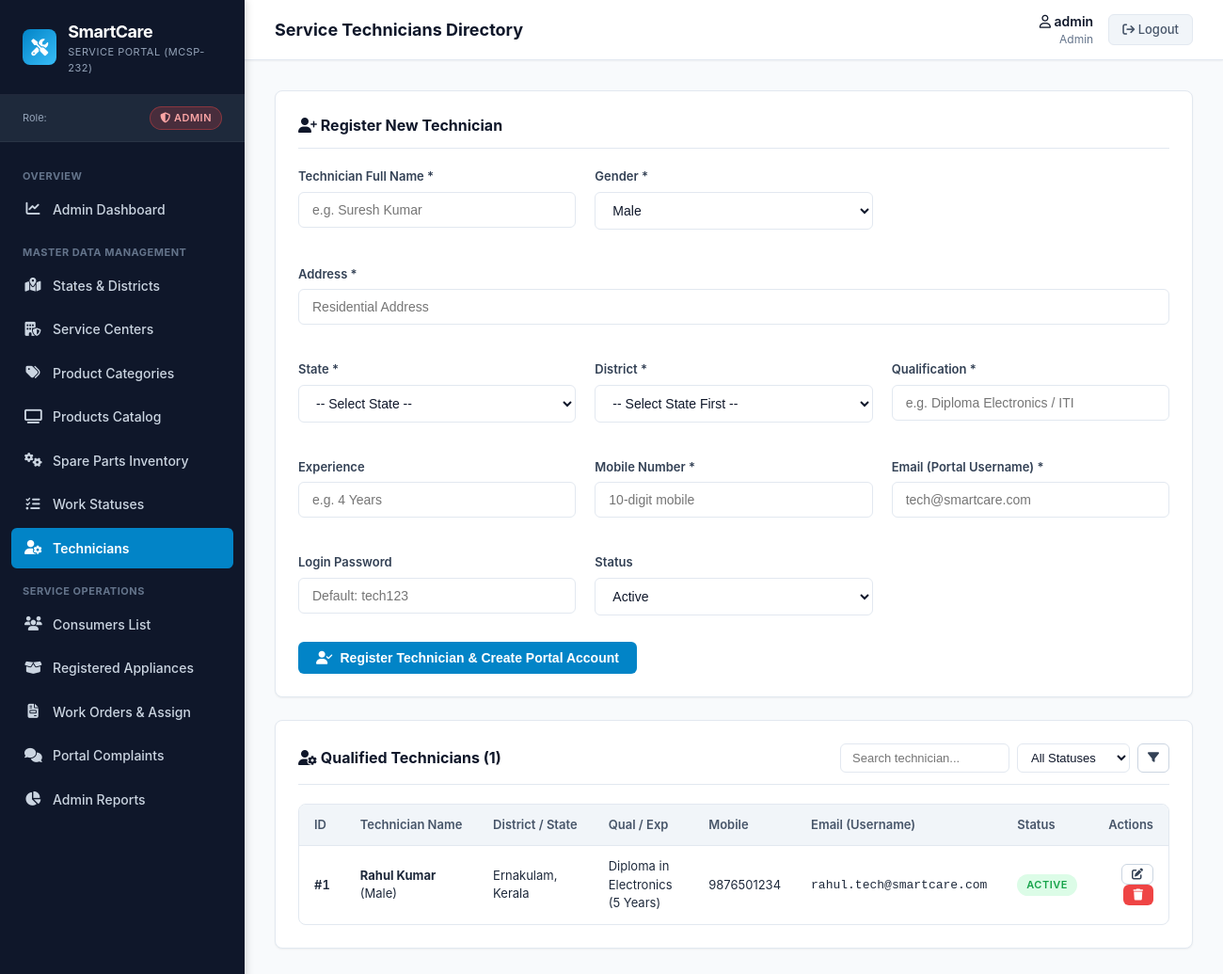
/manage/technicians/ (signed in), run on the app's committed database.
### accounts/models.py (models this page shows, shortened)
class Technician(models.Model):
    techid = models.AutoField(primary_key=True)
    tech_name = models.CharField(max_length=30)
    Address = models.CharField(max_length=100)
    statid = models.ForeignKey(State, on_delete=models.PROTECT, db_column='statid')
    Distid = models.ForeignKey(District, on_delete=models.PROTECT, db_column='Distid')
    Gender = models.CharField(max_length=6)
    Quali = models.CharField(max_length=20)
    Exp = models.CharField(max_length=10)
    Mob = models.CharField(max_length=20)
    Email = models.EmailField(max_length=30, unique=True)
    Status = models.CharField(max_length=20, default='Active')
    class Meta:
        db_table = 'Technicians'
        verbose_name = 'Technician'
        verbose_name_plural = 'Technicians'

class District(models.Model):
    Distid = models.AutoField(primary_key=True)
    District = models.CharField(max_length=20)
    statid = models.ForeignKey(
        State,
        on_delete=models.CASCADE,
        db_column='statid',
        related_name='districts'
    )
    class Meta:
        db_table = 'District'
        verbose_name = 'District'
        verbose_name_plural = 'Districts'
        ordering = ['District']

class State(models.Model):
    statid = models.AutoField(primary_key=True)
    state = models.CharField(max_length=20)
    class Meta:
        db_table = 'state'
        verbose_name = 'State'
        verbose_name_plural = 'States'
        ordering = ['state']

### accounts/views.py (the view, shortened to what this page needs)
# urls.py: path('manage/technicians/', views.manage_technicians, name='manage_technicians'),
@admin_required
def manage_technicians(request):
    states = State.objects.all().order_by('state')
    q = request.GET.get('q', '').strip()
    status_filter = request.GET.get('status', '').strip()
    technicians = Technician.objects.select_related('statid', 'Distid').all()
    if q:
        technicians = technicians.filter(tech_name__icontains=q)
    if status_filter:
        technicians = technicians.filter(Status=status_filter)
    return render(request, 'accounts/manage_technicians.html', {
        'technicians': technicians,
        'states': states,
        'query': q,
        'status_filter': status_filter
    })

### accounts/context_processors.py (called while the page is built)
def auth_context(request):
    username = request.session.get('username')
    role = request.session.get('role')
    is_authenticated = bool(username and role)
    consumer = None
    technician = None
    if is_authenticated:
        if role == 'Consumer':
            consumer = ConsumerReg.objects.filter(email=username).first()
        elif role == 'Technician':
            technician = Technician.objects.filter(Email=username).first()
            if not technician:
                technician = Technician.objects.filter(Mob=username).first()
    return {
        'session_username': username,
        'session_role': role,
        'is_authenticated_custom': is_authenticated,
        'session_consumer': consumer,
        'session_technician': technician,
    }

### templates/accounts/manage_technicians.html (shortened to what this page needs)
{% extends 'base.html' %}
{% block page_title %}Service Technicians Directory{% endblock %}
{% block content %}
<div class="card">
    <div class="card-header">
        <h2 class="card-title"><i class="fa-solid fa-user-plus"></i> Register New Technician</h2>
    </div>
    <form method="POST" action="{% url 'accounts:manage_technicians' %}">
        <div class="form-grid">
            <div class="form-group">
                <label class="form-label" for="tech_name">Technician Full Name *</label>
                <input type="text" id="tech_name" name="tech_name" class="form-control" placeholder="e.g. Suresh Kumar" required maxlength="30">
            </div>
            <div class="form-group">
                <label class="form-label" for="Gender">Gender *</label>
                <select id="Gender" name="Gender" class="form-control">
                    <option value="Male">Male</option>
                </select>
            </div>
            <div class="form-group" style="grid-column: 1 / -1;">
                <label class="form-label" for="Address">Address *</label>
                <input type="text" id="Address" name="Address" class="form-control" placeholder="Residential Address" required maxlength="100">
            </div>
            <div class="form-group">
                <label class="form-label" for="statid">State *</label>
                <select id="statid" name="statid" class="form-control" required>
                    <option value="">-- Select State --</option>
                </select>
            </div>
            <div class="form-group">
                <label class="form-label" for="Distid">District *</label>
                <select id="Distid" name="Distid" class="form-control" required>
                    <option value="">-- Select State First --</option>
                </select>
            </div>
            <div class="form-group">
                <label class="form-label" for="Quali">Qualification *</label>
                <input type="text" id="Quali" name="Quali" class="form-control" placeholder="e.g. Diploma Electronics / ITI" required maxlength="20">
            </div>
            <div class="form-group">
                <label class="form-label" for="Exp">Experience</label>
                <input type="text" id="Exp" name="Exp" class="form-control" placeholder="e.g. 4 Years" maxlength="10">
            </div>
            <div class="form-group">
                <label class="form-label" for="Mob">Mobile Number *</label>
                <input type="tel" id="Mob" name="Mob" class="form-control" placeholder="10-digit mobile" required maxlength="20">
            </div>
            <div class="form-group">
                <label class="form-label" for="Email">Email (Portal Username) *</label>
                <input type="email" id="Email" name="Email" class="form-control" placeholder="tech@smartcare.com" required maxlength="30">
            </div>
            <div class="form-group">
                <label class="form-label" for="password">Login Password</label>
                <input type="password" id="password" name="password" class="form-control" placeholder="Default: tech123">
            </div>
            <div class="form-group">
                <label class="form-label" for="Status">Status</label>
                <select id="Status" name="Status" class="form-control">
                    <option value="Active">Active</option>
                </select>
            </div>
        </div>
        <div style="margin-top: 10px;">
            <button type="submit" class="btn btn-primary">
                <i class="fa-solid fa-user-check"></i> Register Technician & Create Portal Account
            </button>
        </div>
    </form>
</div>
<div class="card">
    <div class="card-header">
        <h2 class="card-title"><i class="fa-solid fa-user-gear"></i> Qualified Technicians ({{ technicians|length }})</h2>
        <form method="GET" action="{% url 'accounts:manage_technicians' %}" style="display: flex; gap: 8px;">
            <input type="text" name="q" value="{{ query }}" placeholder="Search technician..." class="form-control" style="padding: 6px 12px; font-size: 13px; width: 180px;">
            <select name="status" class="form-control" style="padding: 6px 10px; font-size: 13px; width: 120px;">
                <option value="">All Statuses</option>
            </select>
            <button type="submit" class="btn btn-secondary btn-sm"><i class="fa-solid fa-filter"></i></button>
        </form>
    </div>
    <div class="table-responsive">
        <table class="data-table">
            <thead>
                <tr>
                    <th>ID</th>
                    <th>Technician Name</th>
                    <th>District / State</th>
                    <th>Qual / Exp</th>
                    <th>Mobile</th>
                    <th>Email (Username)</th>
                    <th>Status</th>
                    <th style="text-align: right;">Actions</th>
                </tr>
            </thead>
            <tbody>
                {% for t in technicians %}
                    <tr>
                        <td class="tabular-num">#{{ t.techid }}</td>
                        <td><strong>{{ t.tech_name }}</strong> ({{ t.Gender }})</td>
                        <td>{{ t.Distid.District }}, {{ t.statid.state }}</td>
                        <td>{{ t.Quali }} ({{ t.Exp }})</td>
                        <td>{{ t.Mob }}</td>
                        <td><code>{{ t.Email }}</code></td>
                        <td>
                            {% if t.Status == 'Active' %}
                                <span class="badge badge-success">Active</span>
                            {% else %}
                                <span class="badge badge-danger">Inactive</span>
                            {% endif %}
                        </td>
                        <td style="text-align: right;">
                            <a href="{% url 'accounts:edit_technician' t.techid %}" class="btn btn-secondary btn-sm" title="Edit">
                                <i class="fa-solid fa-pen-to-square"></i>
                            </a>
                            <form method="POST" action="{% url 'accounts:delete_technician' t.techid %}" style="display: inline-block;" onsubmit="return confirm('Remove technician {{ t.tech_name }} and revoke portal credentials?');">
                                <button type="submit" class="btn btn-danger btn-sm" title="Delete">
                                    <i class="fa-solid fa-trash"></i>
                                </button>
                            </form>
                        </td>
                    </tr>
                {% empty %}
                    <tr>
                        <td colspan="8" style="text-align: center; color: var(--text-muted); padding: 20px;">
                            No technicians found.
                        </td>
                    </tr>
                {% endfor %}
            </tbody>
        </table>
    </div>
</div>
{% endblock %}

### static/css/style.css (style rules this page uses)
:root { --primary-navy: #0F172A; --secondary-navy: #1E293B; --accent-cyan: #0284C7; --accent-cyan-hover: #0369A1; --accent-cyan-light: #E0F2FE; --bg-canvas: #F8FAFC; --bg-card: #FFFFFF; --border-color: #E2E8F0; --border-focus: #38BDF8; --text-main: #0F172A; --text-muted: #64748B; --text-white: #FFFFFF; --status-green: #16A34A; --status-green-bg: #DCFCE7; --status-amber: #D97706; --status-amber-bg: #FEF3C7; --status-red: #DC2626; --status-red-bg: #FEE2E2; --status-blue: #2563EB; --status-blue-bg: #DBEAFE; --sidebar-width: 260px; --header-height: 64px; --border-radius: 8px; --box-shadow-sm: 0 1px 2px 0 rgb(0 0 0 / 0.05); --box-shadow: 0 4px 6px -1px rgb(0 0 0 / 0.1), 0 2px 4px -2px rgb(0 0 0 / 0.1); --box-shadow-lg: 0 10px 15px -3px rgb(0 0 0 / 0.1), 0 4px 6px -4px rgb(0 0 0 / 0.1); }
*, *::before, *::after { box-sizing: border-box; margin: 0; padding: 0; }
body { font-family: 'Inter', -apple-system, BlinkMacSystemFont, 'Segoe UI', Roboto, sans-serif; font-size: 14px; line-height: 1.5; color: var(--text-main); background-color: var(--bg-canvas); min-height: 100vh; }
a { color: var(--accent-cyan); text-decoration: none; transition: color 0.15s ease-in-out; }
.card { background-color: var(--bg-card); border: 1px solid var(--border-color); border-radius: var(--border-radius); box-shadow: var(--box-shadow-sm); padding: 24px; margin-bottom: 24px; }
.card-header { display: flex; justify-content: space-between; align-items: center; margin-bottom: 20px; padding-bottom: 12px; border-bottom: 1px solid var(--border-color); }
.card-title { font-size: 16px; font-weight: 700; color: var(--primary-navy); }
.btn { display: inline-flex; align-items: center; justify-content: center; gap: 8px; padding: 8px 18px; border-radius: 6px; font-size: 14px; font-weight: 600; cursor: pointer; border: 1px solid transparent; transition: all 0.15s ease; text-decoration: none; }
.btn-primary { background-color: var(--accent-cyan); color: #FFFFFF; }
.btn-secondary { background-color: #FFFFFF; color: #334155; border-color: #CBD5E1; }
.btn-danger { background-color: #EF4444; color: #FFFFFF; }
.btn-sm { padding: 4px 10px; font-size: 12px; }
.form-grid { display: grid; grid-template-columns: repeat(auto-fit, minmax(280px, 1fr)); gap: 20px; }
.form-group { margin-bottom: 18px; }
.form-label { display: block; font-size: 13px; font-weight: 600; color: #334155; margin-bottom: 6px; }
.form-control { width: 100%; padding: 10px 14px; font-size: 14px; color: var(--text-main); background-color: #FFFFFF; border: 1px solid var(--border-color); border-radius: 6px; outline: none; transition: border-color 0.15s ease, box-shadow 0.15s ease; }
.table-responsive { width: 100%; overflow-x: auto; border: 1px solid var(--border-color); border-radius: var(--border-radius); background: #FFFFFF; }
.data-table { width: 100%; border-collapse: collapse; font-size: 13px; text-align: left; }
.data-table th { background-color: #F1F5F9; color: #475569; font-weight: 600; padding: 12px 16px; border-bottom: 1px solid var(--border-color); white-space: nowrap; }
.data-table td { padding: 12px 16px; border-bottom: 1px solid var(--border-color); color: #1E293B; vertical-align: middle; }
.data-table tbody tr:last-child td { border-bottom: none; }
.tabular-num { font-variant-numeric: tabular-nums; font-weight: 600; }
.badge { display: inline-flex; align-items: center; padding: 3px 10px; font-size: 11px; font-weight: 600; border-radius: 9999px; text-transform: uppercase; letter-spacing: 0.5px; white-space: nowrap; }
.badge-success { background-color: var(--status-green-bg); color: var(--status-green); }

### data on the page
Technician: techid "1", tech_name "Rahul Kumar", Gender "Male", Distid.District "Ernakulam", statid.state "Kerala", Quali "Diploma in Electronics", Exp "5 Years", Mob "9876501234", Email "rahul.tech@smartcare.com", Status "ACTIVE"

### other printed values
{{ session_role|default:'Guest' }} "ADMIN"
{{ session_username|default:'Guest' }} "admin"
{{ session_role|default:'Not Logged In' }} "Admin"
{{ technicians|length }} "1"
